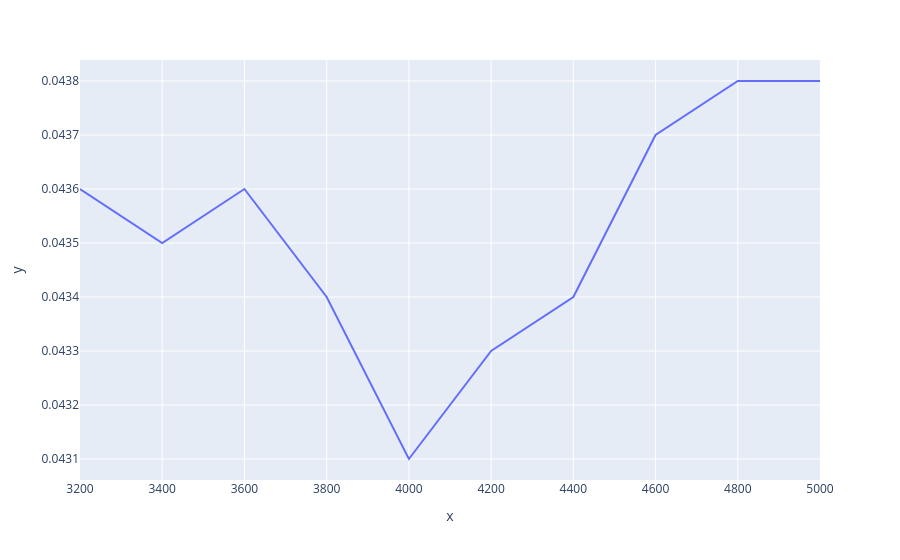

The code cell stored with this chart in its notebook:
### Code cell
px.line(x=cs, y=error_rates)

### Figure 1 — Plotly figure (JSON) as saved in the notebook; plotly's stock layout.template omitted (floating-point values rounded to 4 significant figures)
{"data": [{"hovertemplate": "x=%{x}<br>y=%{y}<extra></extra>", "legendgroup": "", "line": {"color": "#636efa", "dash": "solid"}, "marker": {"symbol": "circle"}, "mode": "lines", "name": "", "orientation": "v", "showlegend": false, "type": "scatter", "x": [3200, 3400, 3600, 3800, 4000, 4200, 4400, 4600, 4800, 5000], "xaxis": "x", "y": [0.0436, 0.0435, 0.0436, 0.0434, 0.0431, 0.0433, 0.0434, 0.0437, 0.0438, 0.0438], "yaxis": "y"}], "layout": {"legend": {"tracegroupgap": 0}, "margin": {"t": 60}, "xaxis": {"anchor": "y", "domain": [0, 1], "title": {"text": "x"}}, "yaxis": {"anchor": "x", "domain": [0, 1], "title": {"text": "y"}}}}
